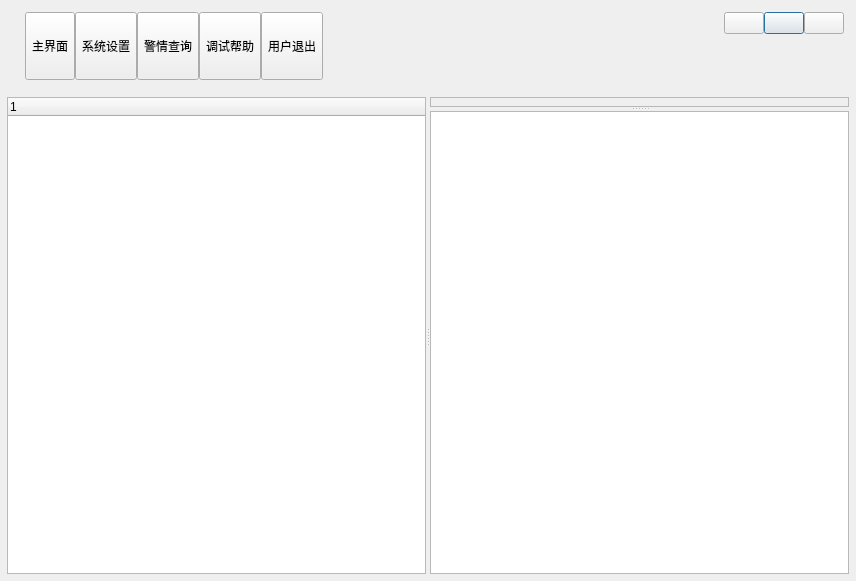
<?xml version="1.0" encoding="UTF-8"?>
<ui version="4.0">
 <class>MyDialog</class>
 <widget class="QDialog" name="MyDialog">
  <property name="geometry">
   <rect>
    <x>0</x>
    <y>0</y>
    <width>856</width>
    <height>581</height>
   </rect>
  </property>
  <property name="windowTitle">
   <string>Form</string>
  </property>
  <layout class="QVBoxLayout" name="verticalLayout">
   <property name="spacing">
    <number>0</number>
   </property>
   <property name="leftMargin">
    <number>1</number>
   </property>
   <property name="topMargin">
    <number>1</number>
   </property>
   <property name="rightMargin">
    <number>1</number>
   </property>
   <property name="bottomMargin">
    <number>1</number>
   </property>
   <item>
    <widget class="QWidget" name="widgetTitle" native="true">
     <property name="sizePolicy">
      <sizepolicy hsizetype="Preferred" vsizetype="Fixed">
       <horstretch>0</horstretch>
       <verstretch>0</verstretch>
      </sizepolicy>
     </property>
     <layout class="QHBoxLayout" name="horizontalLayout_2" stretch="0">
      <property name="spacing">
       <number>10</number>
      </property>
      <property name="leftMargin">
       <number>10</number>
      </property>
      <item>
       <widget class="QWidget" name="widgetTop" native="true">
        <layout class="QHBoxLayout" name="horizontalLayout_3">
         <property name="spacing">
          <number>0</number>
         </property>
         <property name="leftMargin">
          <number>0</number>
         </property>
         <property name="topMargin">
          <number>0</number>
         </property>
         <property name="rightMargin">
          <number>0</number>
         </property>
         <property name="bottomMargin">
          <number>0</number>
         </property>
         <item>
          <widget class="QLabel" name="labIco">
           <property name="sizePolicy">
            <sizepolicy hsizetype="Preferred" vsizetype="Fixed">
             <horstretch>0</horstretch>
             <verstretch>0</verstretch>
            </sizepolicy>
           </property>
           <property name="text">
            <string/>
           </property>
          </widget>
         </item>
         <item>
          <widget class="QLabel" name="labTitle">
           <property name="text">
            <string/>
           </property>
          </widget>
         </item>
         <item>
          <widget class="QToolButton" name="btnMain">
           <property name="sizePolicy">
            <sizepolicy hsizetype="Fixed" vsizetype="Expanding">
             <horstretch>0</horstretch>
             <verstretch>0</verstretch>
            </sizepolicy>
           </property>
           <property name="text">
            <string>主界面</string>
           </property>
           <property name="icon">
            <iconset resource="define.qrc">
             <normaloff>:/demo/main_main.png</normaloff>:/demo/main_main.png</iconset>
           </property>
           <property name="toolButtonStyle">
            <enum>Qt::ToolButtonTextUnderIcon</enum>
           </property>
          </widget>
         </item>
         <item>
          <widget class="QToolButton" name="btnConfig">
           <property name="sizePolicy">
            <sizepolicy hsizetype="Fixed" vsizetype="Expanding">
             <horstretch>0</horstretch>
             <verstretch>0</verstretch>
            </sizepolicy>
           </property>
           <property name="text">
            <string>系统设置</string>
           </property>
           <property name="icon">
            <iconset resource="define.qrc">
             <normaloff>:/demo/main_config.png</normaloff>:/demo/main_config.png</iconset>
           </property>
           <property name="toolButtonStyle">
            <enum>Qt::ToolButtonTextUnderIcon</enum>
           </property>
          </widget>
         </item>
         <item>
          <widget class="QToolButton" name="btnData">
           <property name="sizePolicy">
            <sizepolicy hsizetype="Fixed" vsizetype="Expanding">
             <horstretch>0</horstretch>
             <verstretch>0</verstretch>
            </sizepolicy>
           </property>
           <property name="text">
            <string>警情查询</string>
           </property>
           <property name="icon">
            <iconset resource="define.qrc">
             <normaloff>:/demo/main_data.png</normaloff>:/demo/main_data.png</iconset>
           </property>
           <property name="toolButtonStyle">
            <enum>Qt::ToolButtonTextUnderIcon</enum>
           </property>
          </widget>
         </item>
         <item>
          <widget class="QToolButton" name="btnHelp">
           <property name="sizePolicy">
            <sizepolicy hsizetype="Fixed" vsizetype="Expanding">
             <horstretch>0</horstretch>
             <verstretch>0</verstretch>
            </sizepolicy>
           </property>
           <property name="text">
            <string>调试帮助</string>
           </property>
           <property name="icon">
            <iconset resource="define.qrc">
             <normaloff>:/demo/main_help.png</normaloff>:/demo/main_help.png</iconset>
           </property>
           <property name="toolButtonStyle">
            <enum>Qt::ToolButtonTextUnderIcon</enum>
           </property>
          </widget>
         </item>
         <item>
          <widget class="QToolButton" name="btnExit">
           <property name="sizePolicy">
            <sizepolicy hsizetype="Fixed" vsizetype="Expanding">
             <horstretch>0</horstretch>
             <verstretch>0</verstretch>
            </sizepolicy>
           </property>
           <property name="text">
            <string>用户退出</string>
           </property>
           <property name="icon">
            <iconset resource="define.qrc">
             <normaloff>:/demo/main_exit.png</normaloff>:/demo/main_exit.png</iconset>
           </property>
           <property name="toolButtonStyle">
            <enum>Qt::ToolButtonTextUnderIcon</enum>
           </property>
          </widget>
         </item>
         <item>
          <spacer name="hSpacer">
           <property name="orientation">
            <enum>Qt::Horizontal</enum>
           </property>
           <property name="sizeHint" stdset="0">
            <size>
             <width>178</width>
             <height>68</height>
            </size>
           </property>
          </spacer>
         </item>
         <item>
          <widget class="QWidget" name="widgetMenu" native="true">
           <layout class="QGridLayout" name="gridLayout">
            <property name="leftMargin">
             <number>0</number>
            </property>
            <property name="topMargin">
             <number>0</number>
            </property>
            <property name="rightMargin">
             <number>0</number>
            </property>
            <property name="bottomMargin">
             <number>0</number>
            </property>
            <property name="spacing">
             <number>0</number>
            </property>
            <item row="0" column="1">
             <widget class="QPushButton" name="btnMenu_Max">
              <property name="text">
               <string/>
              </property>
             </widget>
            </item>
            <item row="0" column="2">
             <widget class="QPushButton" name="btnMenu_Close">
              <property name="text">
               <string/>
              </property>
             </widget>
            </item>
            <item row="0" column="0">
             <widget class="QPushButton" name="btnMenu_Min">
              <property name="text">
               <string/>
              </property>
             </widget>
            </item>
            <item row="1" column="1">
             <spacer name="vSpacer">
              <property name="orientation">
               <enum>Qt::Vertical</enum>
              </property>
              <property name="sizeHint" stdset="0">
               <size>
                <width>20</width>
                <height>40</height>
               </size>
              </property>
             </spacer>
            </item>
           </layout>
          </widget>
         </item>
        </layout>
       </widget>
      </item>
     </layout>
    </widget>
   </item>
   <item>
    <widget class="QWidget" name="widget_main_2" native="true">
     <layout class="QVBoxLayout" name="verticalLayout_2">
      <property name="leftMargin">
       <number>6</number>
      </property>
      <property name="topMargin">
       <number>6</number>
      </property>
      <property name="rightMargin">
       <number>6</number>
      </property>
      <property name="bottomMargin">
       <number>6</number>
      </property>
      <item>
       <widget class="QSplitter" name="splitterH">
        <property name="orientation">
         <enum>Qt::Horizontal</enum>
        </property>
        <widget class="QTreeWidget" name="treeWidget">
         <column>
          <property name="text">
           <string notr="true">1</string>
          </property>
         </column>
        </widget>
        <widget class="QSplitter" name="splitterV">
         <property name="orientation">
          <enum>Qt::Vertical</enum>
         </property>
         <widget class="QFrame" name="frame">
          <property name="frameShape">
           <enum>QFrame::StyledPanel</enum>
          </property>
          <property name="frameShadow">
           <enum>QFrame::Raised</enum>
          </property>
          <layout class="QHBoxLayout" name="horizontalLayout_4">
           <property name="spacing">
            <number>1</number>
           </property>
           <property name="leftMargin">
            <number>1</number>
           </property>
           <property name="topMargin">
            <number>1</number>
           </property>
           <property name="rightMargin">
            <number>1</number>
           </property>
           <property name="bottomMargin">
            <number>1</number>
           </property>
           <item>
            <widget class="panelwidget" name="widgetPanel" native="true">
             <property name="sizePolicy">
              <sizepolicy hsizetype="Preferred" vsizetype="Preferred">
               <horstretch>0</horstretch>
               <verstretch>0</verstretch>
              </sizepolicy>
             </property>
            </widget>
           </item>
          </layout>
         </widget>
         <widget class="QTableWidget" name="tableWidget"/>
        </widget>
       </widget>
      </item>
     </layout>
    </widget>
   </item>
  </layout>
 </widget>
 <layoutdefault spacing="6" margin="11"/>
 <customwidgets>
  <customwidget>
   <class>panelwidget</class>
   <extends>QWidget</extends>
   <header location="global">panelwidget.h</header>
   <container>1</container>
  </customwidget>
 </customwidgets>
 <resources>
  <include location="define.qrc"/>
 </resources>
 <connections/>
</ui>
